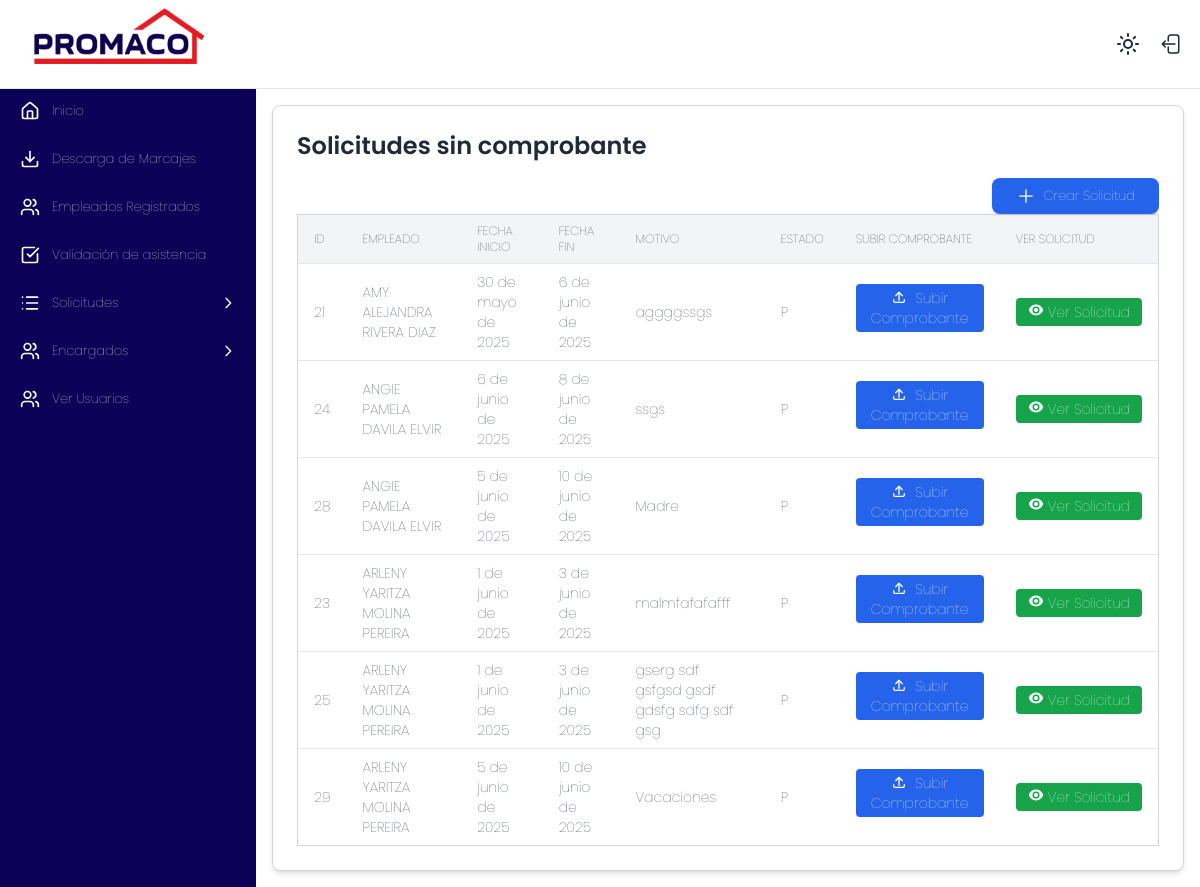
The app's page /marcaje/subir_comprobantes/ (signed in), older data.
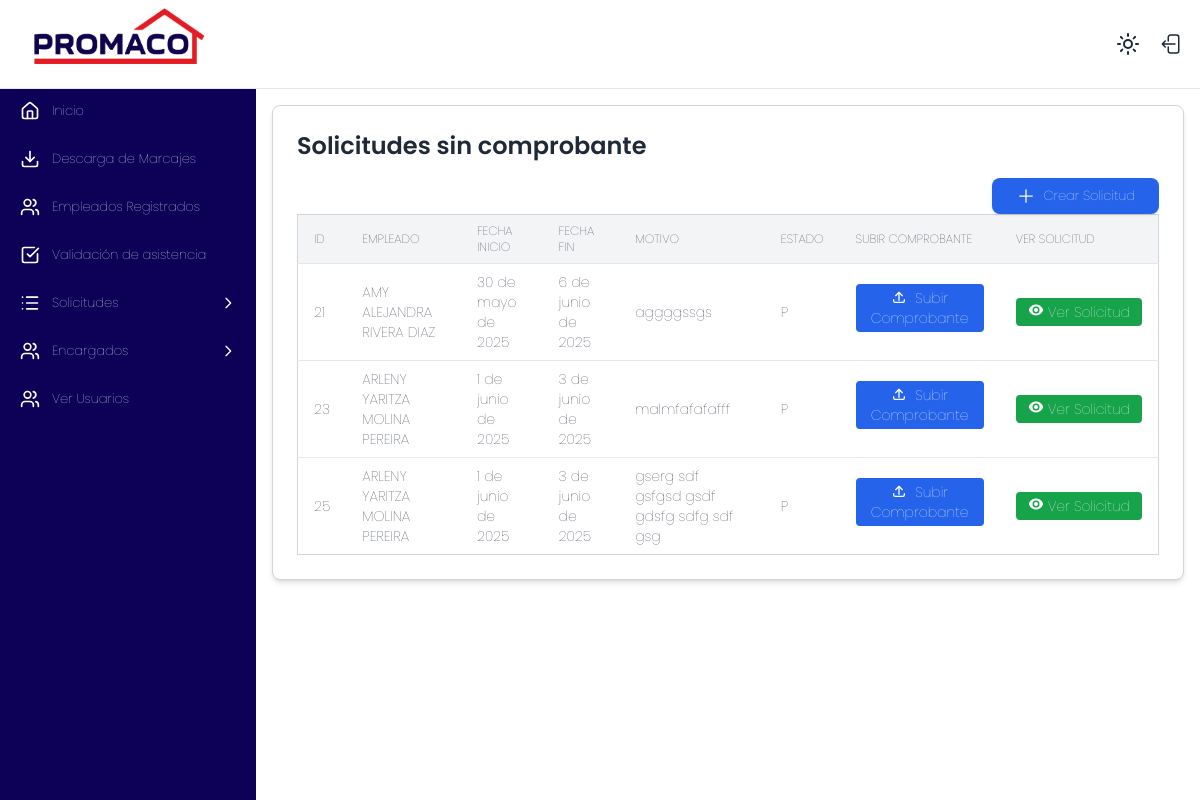
The same page, newer data.
### marcaje/models.py (models this page shows, shortened)
class Permisos(models.Model):
    ESTADO_SOLICITUD = [
        ('P', 'Pendiente'),
        ('A', 'Aprobada'),
        ('SB', 'SUBSANADO'),
        ('R', 'Rechazada'),
    ]
    encargado = models.ForeignKey(Empleado, related_name="solicitudes_enviadas", on_delete=models.PROTECT)
    empleado = models.ForeignKey(Empleado, on_delete=models.CASCADE)
    tipo_permiso = models.ForeignKey(TipoPermisos, on_delete=models.PROTECT)
    fecha_inicio = models.DateField()
    fecha_final = models.DateField()
    fecha_solicitud = models.DateField(auto_now_add=True)
    descripcion = models.CharField(max_length=300)
    tiene_comprobante = models.BooleanField(default=False)
    estado_solicitud = models.CharField(choices=ESTADO_SOLICITUD, default='P')
    pendiente_subsanar = models.BooleanField(default=False)
    aprobacion_gerencial = models.BooleanField(default=False)

class Empleado(models.Model):
    user = models.OneToOneField(User, on_delete=models.SET_NULL, null=True, blank=True)
    id_externo = models.IntegerField(unique=True)
    codigo = models.CharField(max_length=20)
    nombre = models.CharField(max_length=100)
    departamento = models.CharField(max_length=100)
    sucursal = models.ForeignKey(Sucursal, on_delete=models.PROTECT)
    es_encargado = models.BooleanField(default=False)
    class Meta:
        verbose_name = "Empleado"
        verbose_name_plural = "Empleados"
        ordering = ['nombre']
    def __str__(self):
        return f"{self.nombre} "

### marcaje/views.py (the view)
# urls.py: path('subir_comprobantes/', views.subir_comprobante, name='subir_comprobantes'),
@permission_required('marcaje.view_permisocomprobante')
def subir_comprobante(request):
    encargado = Empleado.objects.get(user=request.user)
    empleados_cargo = Empleado.objects.filter(encargado_asignado__encargado=encargado)
    solicitudes = Permisos.objects.filter(Q(empleado__in=empleados_cargo, tiene_comprobante=False) | Q(empleado__in=empleados_cargo, estado_solicitud='SB', pendiente_subsanar=True))
    return render(request, 'subir_comprobantes.html', {
        'solicitudes': solicitudes,
    })

### marcaje/context_processors.py (called while the page is built)
def empleados_a_cargo_context(request):
    empleados_cargo = []
    encargado_obj = None
    if request.user.is_authenticated:
        try:
            encargado = Empleado.objects.get(user=request.user)
            encargado_obj = encargado
            if encargado.es_encargado:
                empleados_cargo = Empleado.objects.filter(
                    encargado_asignado__encargado=encargado
                )
        except Empleado.DoesNotExist:
            encargado_obj = None
    return {'empleados_a_cargo_global': empleados_cargo, 'encargado': encargado_obj}

### marcaje/templates/subir_comprobantes.html (shortened to what this page needs)
{% extends 'base.html' %}
{% block content %}
<div class="w-full max-w-7xl mx-auto bg-white dark:bg-gray-800 p-6 rounded-lg shadow-md border border-gray-300">
  <h2 class="text-2xl font-semibold mb-4 text-gray-800 dark:text-gray-200">Solicitudes sin comprobante</h2>
  <div class="overflow-x-auto">
    <div class="flex justify-end items-end">
            <a href="/marcaje/crear-permiso" class="bg-blue-600 text-white px-6 py-2 rounded-lg shadow hover:bg-blue-700 transition duration-200 flex items-center">
              <svg xmlns="http://www.w3.org/2000/svg" fill="none" viewBox="0 0 24 24" stroke-width="1.5" stroke="currentColor" class="inline w-5 h-5 align-middle mr-2">
                <path stroke-linecap="round" stroke-linejoin="round" d="M12 4.5v15m7.5-7.5h-15" />
              </svg>
              Crear Solicitud
            </a>
        </div>
    <table id="tabla-comprobantes" class="min-w-full text-sm text-left border border-gray-300">
      <thead class="bg-gray-100 dark:bg-gray-600 uppercase text-xs">
        <tr>
          <th class="px-4 py-2">Id</th>
          <th class="px-4 py-2">Empleado</th>
          <th class="px-4 py-2">Fecha Inicio</th>
          <th class="px-4 py-2">Fecha Fin</th>
          <th class="px-4 py-2">Motivo</th>
          <th class="px-4 py-2">Estado</th>
          <th class="px-4 py-2">Subir comprobante</th>
          <th class="px-4 py-2">Ver Solicitud</th>
        </tr>
      </thead>
      <tbody>
        {% for s in solicitudes %}
        <tr id="permiso-{{s.id}}" class="border-t border-gray-200 hover:bg-gray-100 dark:hover:bg-gray-700 transition-colors duration-200">
          <td class="px-4 py-2">{{ s.id }}</td>
          <td class="px-4 py-2">{{ s.empleado }}</td>
          <td class="px-4 py-2">{{ s.fecha_inicio }}</td>
          <td class="px-4 py-2">{{ s.fecha_final }}</td>
          <td class="px-4 py-2">{{ s.descripcion }}</td>
          <td class="px-4 py-2">{{ s.estado_solicitud }}</td>
          <td class="px-4 py-2">
            <button
              class="bg-blue-600 text-white px-3 py-1 rounded hover:bg-blue-700 text-sm hover:text-white transition"
              hx-get="{% url 'form_comprobante' s.id %}"
              hx-target="#formulario-{{ s.id }}"
              hx-swap="innerHTML"
            >
             <svg xmlns="http://www.w3.org/2000/svg" class="inline w-4 h-4 mr-1 -mt-1" fill="none" viewBox="0 0 24 24" stroke="currentColor">
                <path stroke-linecap="round" stroke-linejoin="round" stroke-width="2" d="M4 16v2a2 2 0 002 2h12a2 2 0 002-2v-2M7 10l5-5m0 0l5 5m-5-5v12" />
              </svg>
              Subir Comprobante
            </button>
          </td>
          <td class="px-4 py-2">
            <div class="flex flex-nowrap items-center">
              <a href="{% url 'ficha_permiso' s.id %}" target="_blank" class="bg-green-600 text-white px-3 py-1 rounded hover:bg-green-700 text-sm hover:text-white transition flex items-center whitespace-nowrap">
                Ver Solicitud
              </a>
            </div>
          </td>
        </tr>
        {% empty %}
        <tr>
          <td colspan="5" class="text-center py-4 text-gray-500">No hay solicitudes pendientes de comprobante.</td>
        </tr>
        {% endfor %}
      </tbody>
    </table>
  </div>
</div>
{% endblock %}

Row changes from the older to the newer data that the page shows:
no longer on this page (row edited): Permisos: id "24", empleado "ANGIE PAMELA DAVILA ELVIR", fecha_inicio "6 de junio de 2025", fecha_final "8 de junio de 2025", descripcion "ssgs", estado_solicitud "P"
no longer on this page (row edited): Permisos: id "28", empleado "ANGIE PAMELA DAVILA ELVIR", fecha_inicio "5 de junio de 2025", fecha_final "10 de junio de 2025", descripcion "Madre", estado_solicitud "P"
no longer on this page (row edited): Permisos: id "29", empleado "ARLENY YARITZA MOLINA PEREIRA", fecha_inicio "5 de junio de 2025", fecha_final "10 de junio de 2025", descripcion "Vacaciones", estado_solicitud "P"
